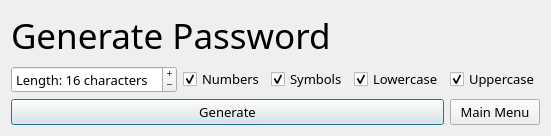
    <widget class="QWidget" name="generate_pass">
     <layout class="QGridLayout" name="gridLayout_5">
      <item row="1" column="4">
       <widget class="QCheckBox" name="generate_pass_lower_check">
        <property name="font">
         <font>
          <family>Segoe UI Light</family>
          <pointsize>10</pointsize>
         </font>
        </property>
        <property name="text">
         <string>Lowercase</string>
        </property>
        <property name="checked">
         <bool>true</bool>
        </property>
       </widget>
      </item>
      <item row="0" column="0" colspan="6">
       <widget class="QLabel" name="generate_pas_main_lbl">
        <property name="font">
         <font>
          <family>Segoe Print</family>
          <pointsize>26</pointsize>
         </font>
        </property>
        <property name="text">
         <string>Generate Password</string>
        </property>
       </widget>
      </item>
      <item row="1" column="3">
       <widget class="QCheckBox" name="generate_pass_symbols_check">
        <property name="font">
         <font>
          <family>Segoe UI Light</family>
          <pointsize>10</pointsize>
         </font>
        </property>
        <property name="text">
         <string>Symbols</string>
        </property>
        <property name="checked">
         <bool>true</bool>
        </property>
       </widget>
      </item>
      <item row="2" column="0" colspan="5">
       <widget class="QPushButton" name="generate_pass_generate_btn">
        <property name="font">
         <font>
          <family>Segoe UI Light</family>
          <pointsize>10</pointsize>
         </font>
        </property>
        <property name="text">
         <string>Generate</string>
        </property>
        <property name="autoDefault">
         <bool>false</bool>
        </property>
        <property name="default">
         <bool>true</bool>
        </property>
       </widget>
      </item>
      <item row="1" column="2">
       <widget class="QCheckBox" name="generate_pass_numbers_check">
        <property name="font">
         <font>
          <family>Segoe UI Light</family>
          <pointsize>10</pointsize>
         </font>
        </property>
        <property name="text">
         <string>Numbers</string>
        </property>
        <property name="checked">
         <bool>true</bool>
        </property>
       </widget>
      </item>
      <item row="1" column="5">
       <widget class="QCheckBox" name="generate_pass_upper_check">
        <property name="font">
         <font>
          <family>Segoe UI Light</family>
          <pointsize>10</pointsize>
         </font>
        </property>
        <property name="text">
         <string>Uppercase</string>
        </property>
        <property name="checked">
         <bool>true</bool>
        </property>
       </widget>
      </item>
      <item row="2" column="5">
       <widget class="QPushButton" name="generate_pass_main_menu_btn">
        <property name="enabled">
         <bool>true</bool>
        </property>
        <property name="font">
         <font>
          <family>Segoe UI Light</family>
          <pointsize>10</pointsize>
         </font>
        </property>
        <property name="text">
         <string>Main Menu</string>
        </property>
       </widget>
      </item>
      <item row="1" column="0" colspan="2">
       <widget class="QSpinBox" name="generate_pass_spin_box">
        <property name="font">
         <font>
          <family>Segoe UI Light</family>
          <pointsize>10</pointsize>
         </font>
        </property>
        <property name="wrapping">
         <bool>true</bool>
        </property>
        <property name="buttonSymbols">
         <enum>QAbstractSpinBox::PlusMinus</enum>
        </property>
        <property name="specialValueText">
         <string/>
        </property>
        <property name="accelerated">
         <bool>true</bool>
        </property>
        <property name="correctionMode">
         <enum>QAbstractSpinBox::CorrectToNearestValue</enum>
        </property>
        <property name="showGroupSeparator" stdset="0">
         <bool>true</bool>
        </property>
        <property name="suffix">
         <string> characters</string>
        </property>
        <property name="prefix">
         <string>Length: </string>
        </property>
        <property name="minimum">
         <number>1</number>
        </property>
        <property name="maximum">
         <number>999</number>
        </property>
        <property name="value">
         <number>16</number>
        </property>
       </widget>
      </item>
     </layout>
    </widget>
